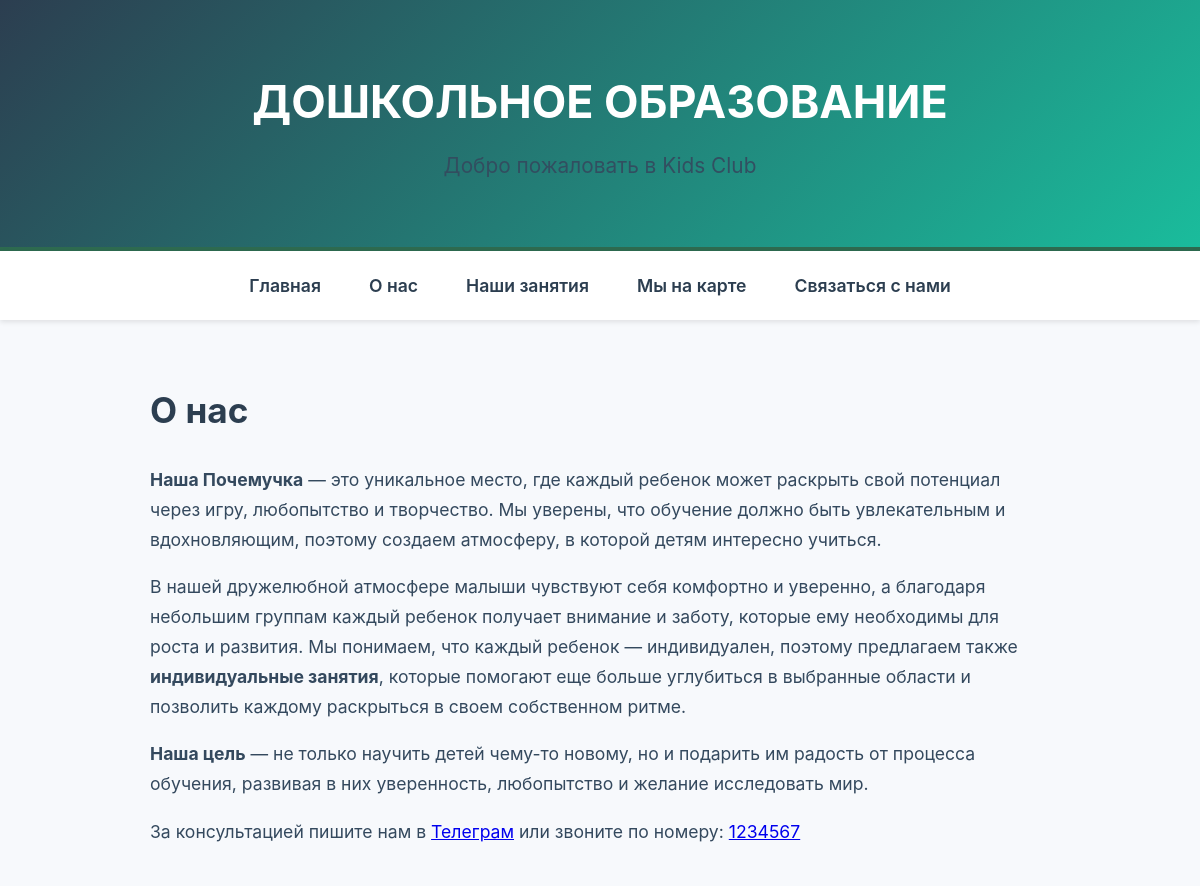
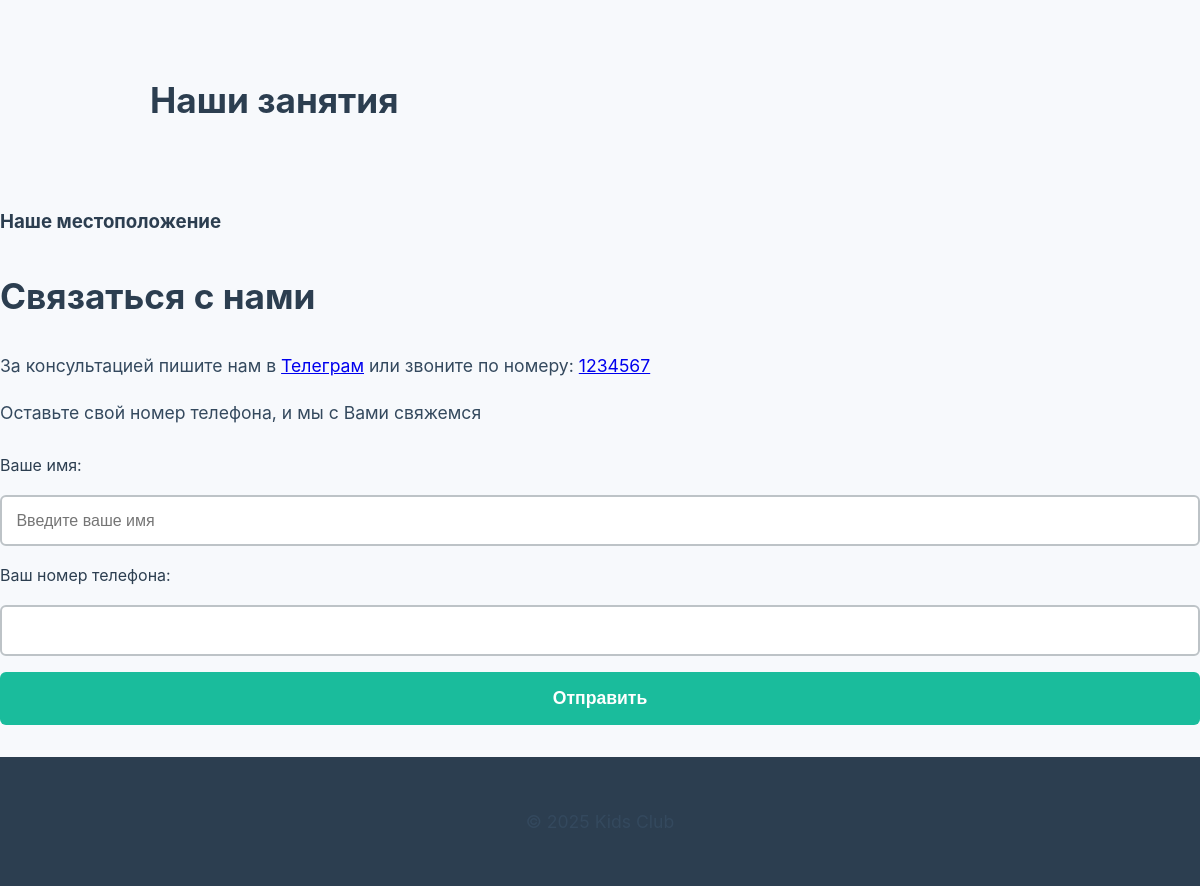
The app's page /, older data (2 pictures, top to bottom).
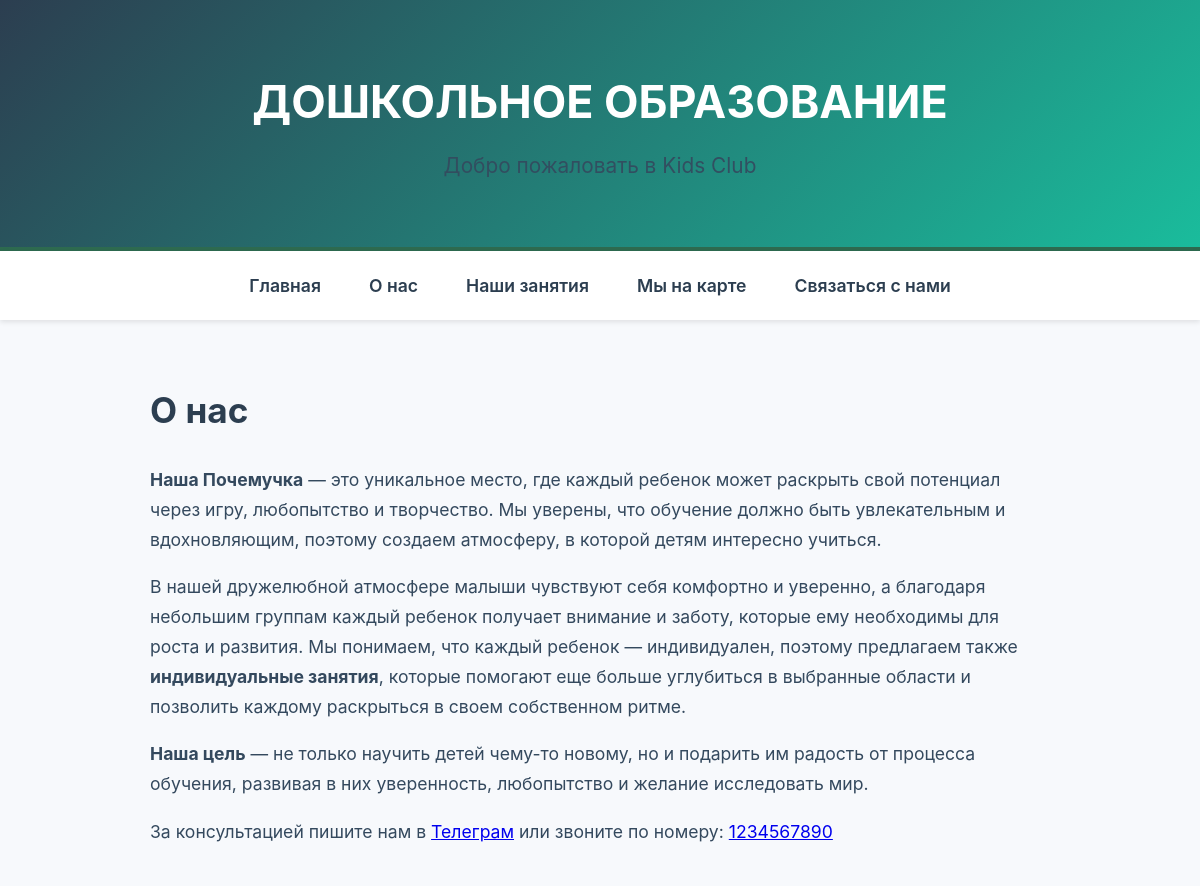
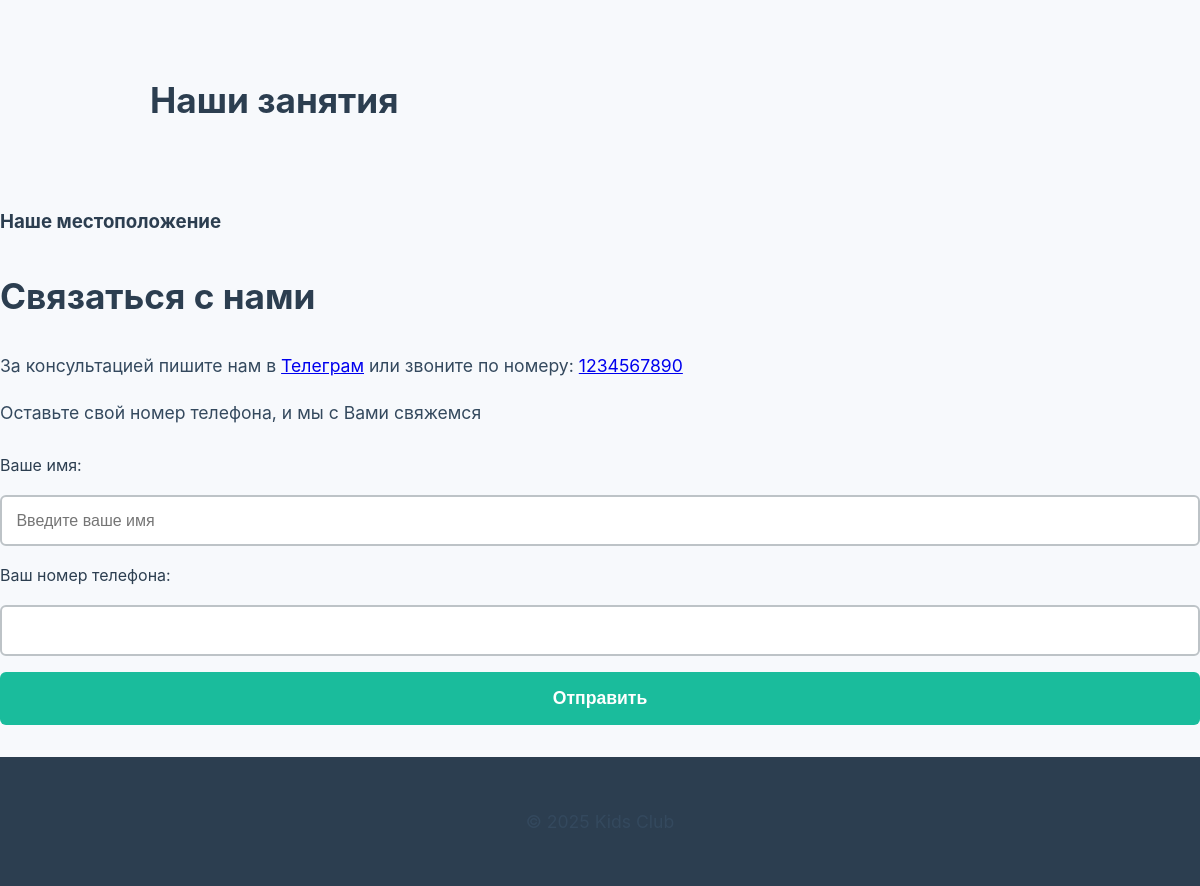
The same page, newer data (2 pictures, top to bottom).
### index/models.py (models this page shows, shortened)
class SchoolNumber(models.Model):
    name = models.CharField("Название школы", max_length=100)
    school_number = models.CharField("Номер школы", max_length=20)
    class Meta:
        verbose_name = "Телефон школы"
        verbose_name_plural = "Телефон школы"

### index/views.py (the view)
# urls.py: path('', views.home, name='home'),
def home(request):
    classes = ClassName.objects.prefetch_related(
        Prefetch('schedule', queryset=ClassSchedule.objects.all(), to_attr='schedules')
    )
    school_number = SchoolNumber.objects.first()
    return render(request, 'home.html', {
        'classes': classes,
        'school_number': school_number,
    })

### index/templates/home.html (shortened to what this page needs)
<!DOCTYPE html>
<html lang="ru">
<head>
    {% load static %}
    <link rel="stylesheet" type="text/css" href="{% static 'css/styles.css' %}">
</head>
<body>
    <header class="header">
        <div class="header-content">
            <h1>ДОШКОЛЬНОЕ ОБРАЗОВАНИЕ</h1>
            <p>Добро пожаловать в Kids Club</p>
        </div>
    </header>
    <nav class="navbar">
        <a class="nav-link" href="{% url 'home' %}">Главная</a>
        <a class="nav-link" href="#about">О нас</a>
        <a class="nav-link" href="#classes">Наши занятия</a>
        <a class="nav-link" href="#map">Мы на карте</a>
        <a class="nav-link" href="#contact">Связаться с нами</a>
    </nav>
    <main>
        <section id="about" class="content">
            <h2>О нас</h2>
            <p class="intro-text">
                <strong>Наша Почемучка</strong> — это уникальное место, где каждый ребенок может раскрыть свой потенциал через игру, любопытство и творчество. Мы уверены, что обучение должно быть увлекательным и вдохновляющим, поэтому создаем атмосферу, в которой детям интересно учиться.
            </p>
            <p>
                В нашей дружелюбной атмосфере малыши чувствуют себя комфортно и уверенно, а благодаря небольшим группам каждый ребенок получает внимание и заботу, которые ему необходимы для роста и развития. Мы понимаем, что каждый ребенок — индивидуален, поэтому предлагаем также <strong>индивидуальные занятия</strong>, которые помогают еще больше углубиться в выбранные области и позволить каждому раскрыться в своем собственном ритме.
            </p>
            <p>
                <strong>Наша цель</strong> — не только научить детей чему-то новому, но и подарить им радость от процесса обучения, развивая в них уверенность, любопытство и желание исследовать мир.
            </p>
            {% if school_number %}
                <p class="contact-info">
                    За консультацией пишите нам в <a href="https://t.me/{{ school_number.school_number }}">Телеграм</a> или звоните по номеру:
                    <a href="tel:{{ school_number.school_number }}">{{ school_number.school_number }}</a>
                </p>
            {% else %}
                <p>Контактный номер телефона в настоящее время недоступен.</p>
            {% endif %}
        </section>
        <section id="classes" class="content">
            <h2>Наши занятия</h2>
        </section>
        <section id="map" class="map-content">
            <h3>Наше местоположение</h3>
        </section>
        <section id="contact" class="contact">
            <h2>Связаться с нами</h2>
            {% if school_number %}
                <p>За консультацией пишите нам в <a href="https://t.me/{{ school_number.school_number }}">Телеграм</a> или звоните по номеру:
                    <a href="tel:{{ school_number.school_number }}">{{ school_number.school_number }}</a>
                </p>
            {% else %}
                <p>Контактный номер телефона в настоящее время недоступен.</p>
            {% endif %}
            <p>Оставьте свой номер телефона, и мы с Вами свяжемся</p>
            <div class="form-container">
                <form class="contact-form" method="post" action="{% url 'contact' %}">
                    <label for="name">Ваше имя:</label>
                    <input class="input-field" type="text" id="name" name="name" placeholder="Введите ваше имя" required
                           value="{{ form.name.value|default:'' }}">
                    <label for="contact_number">Ваш номер телефона:</label>
                    <input class="input-field" type="text" id="contact_number" name="contact_number" required
                           value="{{ form.contact_number.value|default:'' }}">
                    <button class="submit-button" type="submit">Отправить</button>
                </form>
            </div>
        </section>
    </main>
    <footer class="footer">
        <p>&copy; 2025 Kids Club</p>
    </footer>
</body>
</html>

### static/css/styles.css (style rules this page uses)
body { font-family: 'Inter', sans-serif; margin: 0; padding: 0; color: #2C3E50; line-height: 1.7; background-color: #F7F9FC; }
.header { background: linear-gradient(135deg, #2C3E50, #1ABC9C); color: white; padding: 4rem 2rem; text-align: center; border-bottom: 4px solid #2D6A4F; }
.header h1 { font-size: 2.8rem; margin: 0; font-weight: 700; }
.header p { font-size: 1.3rem; margin: 0.5rem 0 0; opacity: 0.9; }
.navbar { display: flex; justify-content: center; background: white; box-shadow: 0 2px 5px rgba(0, 0, 0, 0.1); padding: 1.2rem 0; position: sticky; top: 0; z-index: 1000; }
.nav-link { margin: 0 1.5rem; text-decoration: none; color: #2C3E50; font-weight: 600; font-size: 1.1rem; transition: color 0.3s ease, transform 0.2s ease; }
.content { padding: 2rem; max-width: 900px; margin: 0 auto; }
h2 { font-size: 2.2rem; margin-bottom: 1.5rem; color: #2C3E50; }
p { font-size: 1.1rem; color: #34495E; }
.contact-form { display: flex; flex-direction: column; gap: 1rem; margin-top: 1.5rem; }
.input-field { padding: 0.9rem; border: 2px solid #BDC3C7; border-radius: 6px; font-size: 1rem; outline: none; transition: border-color 0.3s ease, box-shadow 0.2s ease; }
.submit-button { padding: 1rem; background: #1ABC9C; color: white; border: none; border-radius: 6px; font-size: 1.1rem; font-weight: 600; cursor: pointer; transition: background 0.3s ease, transform 0.2s ease; }
.footer { text-align: center; padding: 2rem; background: #2C3E50; color: white; margin-top: 2rem; font-size: 1rem; }

Row changes from the older to the newer data that the page shows:
changed SchoolNumber: school_number "1234567" → "1234567890"
